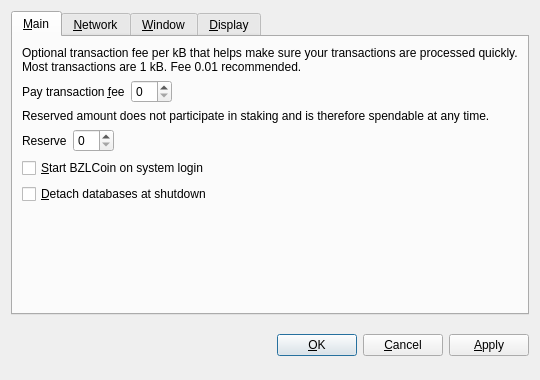
<?xml version="1.0" encoding="UTF-8"?>
<ui version="4.0">
 <class>OptionsDialog</class>
 <widget class="QDialog" name="OptionsDialog">
  <property name="geometry">
   <rect>
    <x>0</x>
    <y>0</y>
    <width>540</width>
    <height>380</height>
   </rect>
  </property>
  <property name="windowTitle">
   <string>Options</string>
  </property>
  <property name="modal">
   <bool>true</bool>
  </property>
  <layout class="QVBoxLayout" name="verticalLayout">
   <item>
    <widget class="QTabWidget" name="tabWidget">
     <property name="tabPosition">
      <enum>QTabWidget::North</enum>
     </property>
     <property name="currentIndex">
      <number>0</number>
     </property>
     <widget class="QWidget" name="tabMain">
      <attribute name="title">
       <string>&amp;Main</string>
      </attribute>
      <layout class="QVBoxLayout" name="verticalLayout_Main">
       <item>
        <widget class="QLabel" name="transactionFeeInfoLabel">
         <property name="text">
          <string>Optional transaction fee per kB that helps make sure your transactions are processed quickly. Most transactions are 1 kB. Fee 0.01 recommended.</string>
         </property>
         <property name="textFormat">
          <enum>Qt::PlainText</enum>
         </property>
         <property name="wordWrap">
          <bool>true</bool>
         </property>
        </widget>
       </item>
       <item>
        <layout class="QHBoxLayout" name="horizontalLayoutFee">
         <item>
          <widget class="QLabel" name="transactionFeeLabel">
           <property name="text">
            <string>Pay transaction &amp;fee</string>
           </property>
           <property name="textFormat">
            <enum>Qt::PlainText</enum>
           </property>
           <property name="buddy">
            <cstring>transactionFee</cstring>
           </property>
          </widget>
         </item>
         <item>
          <widget class="BitcoinAmountField" name="transactionFee"/>
         </item>
         <item>
          <spacer name="horizontalSpacerFee">
           <property name="orientation">
            <enum>Qt::Horizontal</enum>
           </property>
           <property name="sizeHint" stdset="0">
            <size>
             <width>40</width>
             <height>20</height>
            </size>
           </property>
          </spacer>
         </item>
        </layout>
       </item>
       <item>
        <widget class="QLabel" name="reserveBalanceInfoLabel">
         <property name="text">
          <string>Reserved amount does not participate in staking and is therefore spendable at any time.</string>
         </property>
         <property name="textFormat">
          <enum>Qt::PlainText</enum>
         </property>
         <property name="wordWrap">
          <bool>true</bool>
         </property>
        </widget>
       </item>
       <item>
        <layout class="QHBoxLayout" name="horizontalLayoutReserveBalance">
         <item>
          <widget class="QLabel" name="reserveBalanceLabel">
           <property name="text">
            <string>Reserve</string>
           </property>
           <property name="textFormat">
            <enum>Qt::PlainText</enum>
           </property>
           <property name="buddy">
            <cstring>reserveBalance</cstring>
           </property>
          </widget>
         </item>
         <item>
          <widget class="BitcoinAmountField" name="reserveBalance"/>
         </item>
         <item>
          <spacer name="horizontalSpacerReserveBalance">
           <property name="orientation">
            <enum>Qt::Horizontal</enum>
           </property>
           <property name="sizeHint" stdset="0">
            <size>
             <width>40</width>
             <height>20</height>
            </size>
           </property>
          </spacer>
         </item>
        </layout>
       </item>
       <item>
        <widget class="QCheckBox" name="bitcoinAtStartup">
         <property name="toolTip">
          <string>Automatically start BZLCoin after logging in to the system.</string>
         </property>
         <property name="text">
          <string>&amp;Start BZLCoin on system login</string>
         </property>
        </widget>
       </item>
       <item>
        <widget class="QCheckBox" name="detachDatabases">
         <property name="toolTip">
          <string>Detach block and address databases at shutdown. This means they can be moved to another data directory, but it slows down shutdown. The wallet is always detached.</string>
         </property>
         <property name="text">
          <string>&amp;Detach databases at shutdown</string>
         </property>
        </widget>
       </item>
       <item>
        <spacer name="verticalSpacer_Main">
         <property name="orientation">
          <enum>Qt::Vertical</enum>
         </property>
         <property name="sizeHint" stdset="0">
          <size>
           <width>20</width>
           <height>40</height>
          </size>
         </property>
        </spacer>
       </item>
      </layout>
     </widget>
     <widget class="QWidget" name="tabNetwork">
      <attribute name="title">
       <string>&amp;Network</string>
      </attribute>
      <layout class="QVBoxLayout" name="verticalLayout_Network">
       <item>
        <widget class="QCheckBox" name="mapPortUpnp">
         <property name="toolTip">
          <string>Automatically open the BZLCoin client port on the router. This only works when your router supports UPnP and it is enabled.</string>
         </property>
         <property name="text">
          <string>Map port using &amp;UPnP</string>
         </property>
        </widget>
       </item>
       <item>
        <widget class="QCheckBox" name="connectSocks">
         <property name="toolTip">
          <string>Connect to the BZLCoin network through a SOCKS proxy (e.g. when connecting through Tor).</string>
         </property>
         <property name="text">
          <string>&amp;Connect through SOCKS proxy:</string>
         </property>
        </widget>
       </item>
       <item>
        <layout class="QHBoxLayout" name="horizontalLayout_Network">
         <item>
          <widget class="QLabel" name="proxyIpLabel">
           <property name="text">
            <string>Proxy &amp;IP:</string>
           </property>
           <property name="textFormat">
            <enum>Qt::PlainText</enum>
           </property>
           <property name="buddy">
            <cstring>proxyIp</cstring>
           </property>
          </widget>
         </item>
         <item>
          <widget class="QValidatedLineEdit" name="proxyIp">
           <property name="maximumSize">
            <size>
             <width>140</width>
             <height>16777215</height>
            </size>
           </property>
           <property name="toolTip">
            <string>IP address of the proxy (e.g. 127.0.0.1)</string>
           </property>
          </widget>
         </item>
         <item>
          <widget class="QLabel" name="proxyPortLabel">
           <property name="text">
            <string>&amp;Port:</string>
           </property>
           <property name="textFormat">
            <enum>Qt::PlainText</enum>
           </property>
           <property name="buddy">
            <cstring>proxyPort</cstring>
           </property>
          </widget>
         </item>
         <item>
          <widget class="QLineEdit" name="proxyPort">
           <property name="maximumSize">
            <size>
             <width>55</width>
             <height>16777215</height>
            </size>
           </property>
           <property name="toolTip">
            <string>Port of the proxy (e.g. 9050)</string>
           </property>
          </widget>
         </item>
         <item>
          <widget class="QLabel" name="socksVersionLabel">
           <property name="text">
            <string>SOCKS &amp;Version:</string>
           </property>
           <property name="textFormat">
            <enum>Qt::PlainText</enum>
           </property>
           <property name="buddy">
            <cstring>socksVersion</cstring>
           </property>
          </widget>
         </item>
         <item>
          <widget class="QValueComboBox" name="socksVersion">
           <property name="toolTip">
            <string>SOCKS version of the proxy (e.g. 5)</string>
           </property>
          </widget>
         </item>
         <item>
          <spacer name="horizontalSpacer_Network">
           <property name="orientation">
            <enum>Qt::Horizontal</enum>
           </property>
           <property name="sizeHint" stdset="0">
            <size>
             <width>40</width>
             <height>20</height>
            </size>
           </property>
          </spacer>
         </item>
        </layout>
       </item>
       <item>
        <spacer name="verticalSpacer_Network">
         <property name="orientation">
          <enum>Qt::Vertical</enum>
         </property>
         <property name="sizeHint" stdset="0">
          <size>
           <width>20</width>
           <height>40</height>
          </size>
         </property>
        </spacer>
       </item>
      </layout>
     </widget>
     <widget class="QWidget" name="tabWindow">
      <attribute name="title">
       <string>&amp;Window</string>
      </attribute>
      <layout class="QVBoxLayout" name="verticalLayout_Window">
       <item>
        <widget class="QCheckBox" name="minimizeToTray">
         <property name="toolTip">
          <string>Show only a tray icon after minimizing the window.</string>
         </property>
         <property name="text">
          <string>&amp;Minimize to the tray instead of the taskbar</string>
         </property>
        </widget>
       </item>
       <item>
        <widget class="QCheckBox" name="minimizeOnClose">
         <property name="toolTip">
          <string>Minimize instead of exit the application when the window is closed. When this option is enabled, the application will be closed only after selecting Quit in the menu.</string>
         </property>
         <property name="text">
          <string>M&amp;inimize on close</string>
         </property>
        </widget>
       </item>
       <item>
        <spacer name="verticalSpacer_Window">
         <property name="orientation">
          <enum>Qt::Vertical</enum>
         </property>
         <property name="sizeHint" stdset="0">
          <size>
           <width>20</width>
           <height>40</height>
          </size>
         </property>
        </spacer>
       </item>
      </layout>
     </widget>
     <widget class="QWidget" name="tabDisplay">
      <attribute name="title">
       <string>&amp;Display</string>
      </attribute>
      <layout class="QVBoxLayout" name="verticalLayout_Display">
       <item>
        <layout class="QHBoxLayout" name="horizontalLayout_1_Display">
         <item>
          <widget class="QLabel" name="langLabel">
           <property name="text">
            <string>User Interface &amp;language:</string>
           </property>
           <property name="textFormat">
            <enum>Qt::PlainText</enum>
           </property>
           <property name="buddy">
            <cstring>lang</cstring>
           </property>
          </widget>
         </item>
         <item>
          <widget class="QValueComboBox" name="lang">
           <property name="toolTip">
            <string>The user interface language can be set here. This setting will take effect after restarting BZLCoin.</string>
           </property>
          </widget>
         </item>
        </layout>
       </item>
       <item>
        <layout class="QHBoxLayout" name="horizontalLayout_2_Display">
         <item>
          <widget class="QLabel" name="unitLabel">
           <property name="text">
            <string>&amp;Unit to show amounts in:</string>
           </property>
           <property name="textFormat">
            <enum>Qt::PlainText</enum>
           </property>
           <property name="buddy">
            <cstring>unit</cstring>
           </property>
          </widget>
         </item>
         <item>
          <widget class="QValueComboBox" name="unit">
           <property name="toolTip">
            <string>Choose the default subdivision unit to show in the interface and when sending coins.</string>
           </property>
          </widget>
         </item>
        </layout>
       </item>
       <item>
        <widget class="QCheckBox" name="displayAddresses">
         <property name="toolTip">
          <string>Whether to show BZLCoin addresses in the transaction list or not.</string>
         </property>
         <property name="text">
          <string>&amp;Display addresses in transaction list</string>
         </property>
        </widget>
       </item>
       <item>
        <widget class="QCheckBox" name="coinControlFeatures">
         <property name="toolTip">
          <string>Whether to show coin control features or not.</string>
         </property>
         <property name="text">
          <string>Display coin &amp;control features (experts only!)</string>
         </property>
        </widget>
       </item>
       <item>
        <spacer name="verticalSpacer_Display">
         <property name="orientation">
          <enum>Qt::Vertical</enum>
         </property>
         <property name="sizeHint" stdset="0">
          <size>
           <width>20</width>
           <height>40</height>
          </size>
         </property>
        </spacer>
       </item>
      </layout>
     </widget>
    </widget>
   </item>
   <item>
    <layout class="QHBoxLayout" name="horizontalLayout_Buttons">
     <item>
      <spacer name="horizontalSpacer_1">
       <property name="orientation">
        <enum>Qt::Horizontal</enum>
       </property>
       <property name="sizeHint" stdset="0">
        <size>
         <width>40</width>
         <height>48</height>
        </size>
       </property>
      </spacer>
     </item>
     <item>
      <widget class="QLabel" name="statusLabel">
       <property name="font">
        <font>
         <weight>75</weight>
         <bold>true</bold>
        </font>
       </property>
       <property name="text">
        <string/>
       </property>
       <property name="textFormat">
        <enum>Qt::PlainText</enum>
       </property>
       <property name="wordWrap">
        <bool>true</bool>
       </property>
      </widget>
     </item>
     <item>
      <spacer name="horizontalSpacer_2">
       <property name="orientation">
        <enum>Qt::Horizontal</enum>
       </property>
       <property name="sizeHint" stdset="0">
        <size>
         <width>40</width>
         <height>48</height>
        </size>
       </property>
      </spacer>
     </item>
     <item>
      <widget class="QPushButton" name="okButton">
       <property name="text">
        <string>&amp;OK</string>
       </property>
      </widget>
     </item>
     <item>
      <widget class="QPushButton" name="cancelButton">
       <property name="text">
        <string>&amp;Cancel</string>
       </property>
       <property name="autoDefault">
        <bool>false</bool>
       </property>
      </widget>
     </item>
     <item>
      <widget class="QPushButton" name="applyButton">
       <property name="text">
        <string>&amp;Apply</string>
       </property>
       <property name="autoDefault">
        <bool>false</bool>
       </property>
      </widget>
     </item>
    </layout>
   </item>
  </layout>
 </widget>
 <customwidgets>
  <customwidget>
   <class>BitcoinAmountField</class>
   <extends>QSpinBox</extends>
   <header>bitcoinamountfield.h</header>
  </customwidget>
  <customwidget>
   <class>QValueComboBox</class>
   <extends>QComboBox</extends>
   <header>qvaluecombobox.h</header>
  </customwidget>
  <customwidget>
   <class>QValidatedLineEdit</class>
   <extends>QLineEdit</extends>
   <header>qvalidatedlineedit.h</header>
  </customwidget>
 </customwidgets>
 <resources/>
 <connections/>
</ui>
